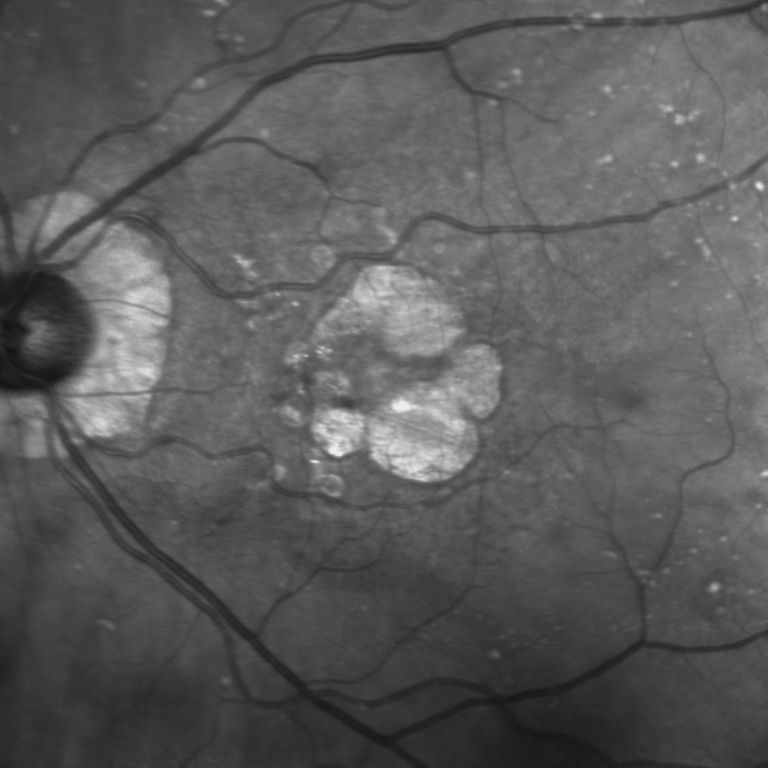
#> input picture data/156518/156518_20130304_fundus_0_L.png, 768 x 768 px; its folder holds 3 pictures in this run
$ python run_registration.py
#> lines starting #> are read from the running program, lines starting #| are printed output that depends on the picture
import numpy as np
from pathlib import Path
import os
import cv2
from skimage.registration import optical_flow_tvl1, optical_flow_ilk
from skimage.transform import warp
from skimage.color import rgb2gray
from tqdm import tqdm
from skimage.metrics import structural_similarity as ssim
from skimage.metrics import normalized_root_mse as nrmse

import argparse

parser = argparse.ArgumentParser(description='Script to handle command line arguments')
parser.add_argument('--registration_algo', type=str, default="optical_flow", help='Algorithm to use for registration')
args = parser.parse_args()

def retrieve_images(patient_id = '156518'):
    # Set the root directory for the patient data
#> called with patient_id = '156518'
    root_dir = Path(f'data/{patient_id}')

    # Get the list of image filenames for the left eye
    image_filenames = [f for f in os.listdir(root_dir) if 'L.png' in f]

    # Read the images into a list
    images = [cv2.imread(str(root_dir / f)) for f in image_filenames]
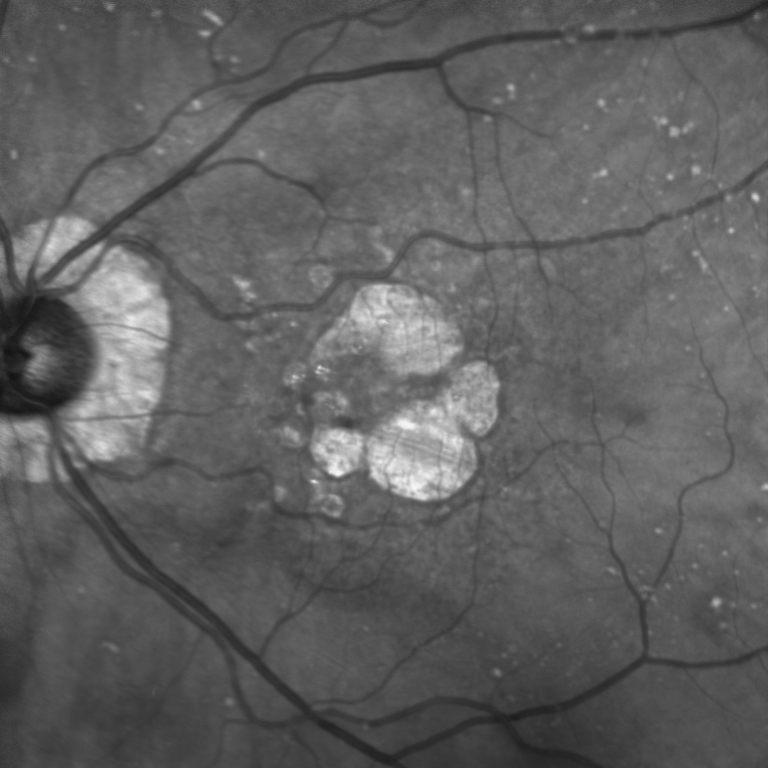
#> input picture data/156518/156518_20130304_fundus_4_L.png, 768 x 768 px
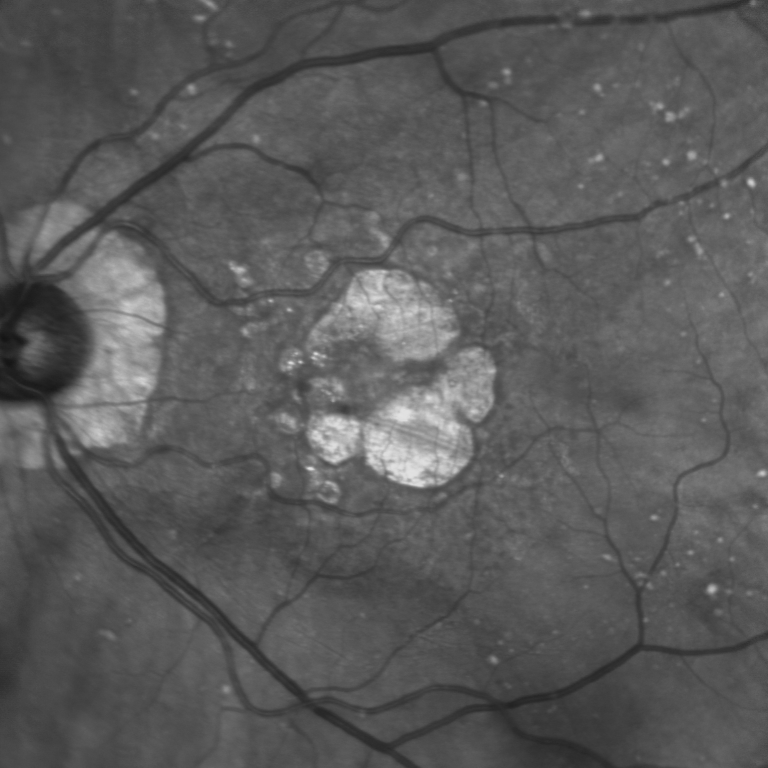
#> input picture data/156518/156518_20130312_fundus_2_L.png, 768 x 768 px
#> images = 3 items

    # Convert the images to grayscale
    gray_images = [rgb2gray(img) for img in images]
#> gray_images = 3 items

    # Register all images to the first image
    template = gray_images[0]

    # Remove invalid images
    final_images = [x for x in gray_images[1:] if x.shape == template.shape]
#> final_images = 2 items

    return final_images, template


class RegistrationAlgorithm:

    def __init__(self, registration_function):
        self.registration_function = registration_function
        self.final_images, self.template = retrieve_images()
#> self.final_images = 2 items
        self.registered_images = self.apply_registration()

    def apply_registration(self):
        # Do the registration process
        registered_images = []
        for i, img in enumerate(tqdm(self.final_images)):
            registered = self.registration_function(self.template, img)
            registered_images.append(registered)
#> this loop made 2 passes
#> pass 1, in optical_flow, `v, u = optical_flow_tvl1(template, img)`:
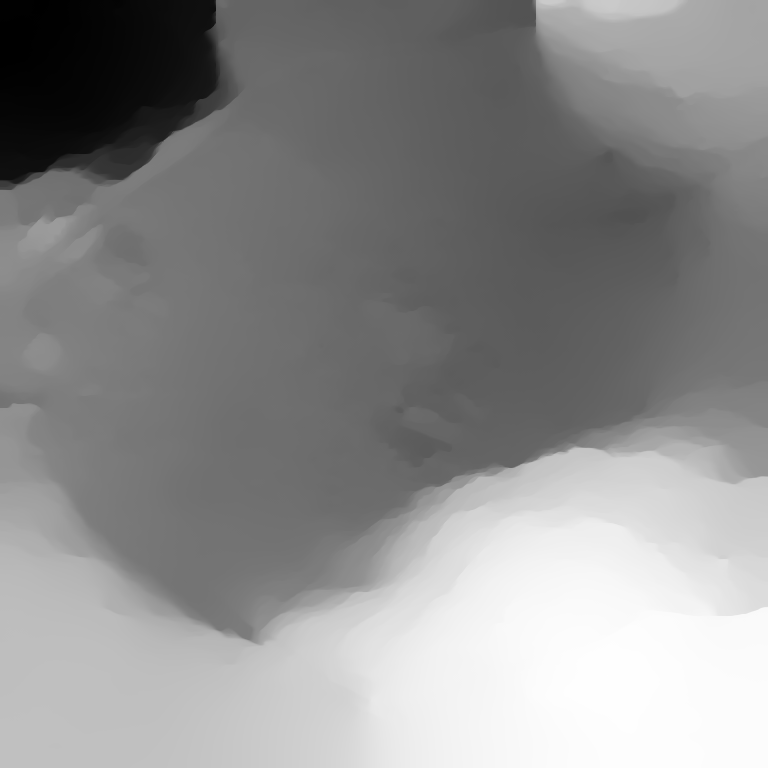
#> v: shape (768, 768) float32; min -2.68, max 50.9, mean 27; drawn with min black and max white
#> pass 1, in optical_flow, `v, u = optical_flow_tvl1(template, img)`:
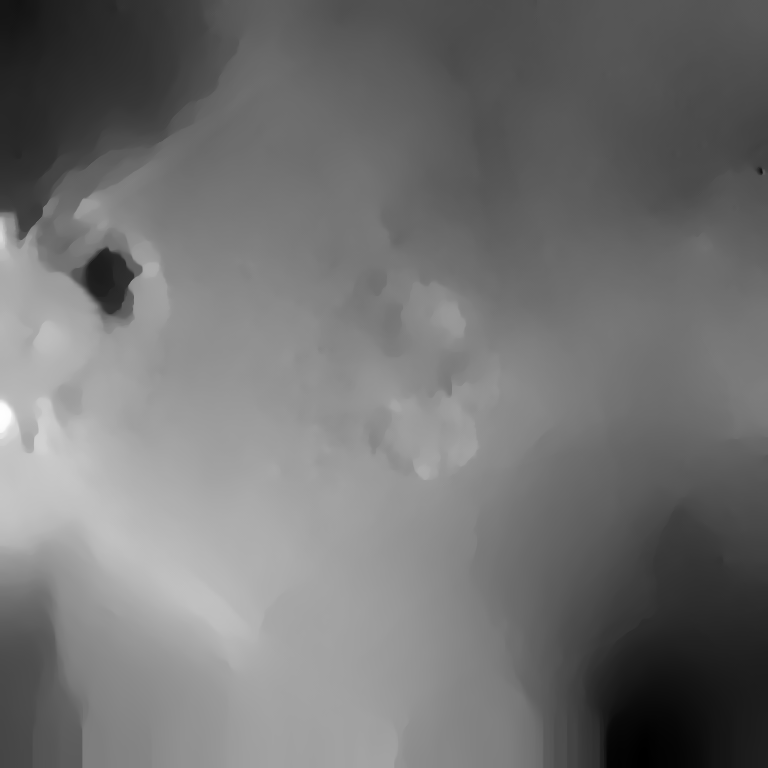
#> u: shape (768, 768) float32; min -10.82, max 6.43, mean -3.07; drawn with min black and max white
#> pass 1, in optical_flow, `registered = warp(img, np.array([row_coords + v, col_coords + u]), mod..`:
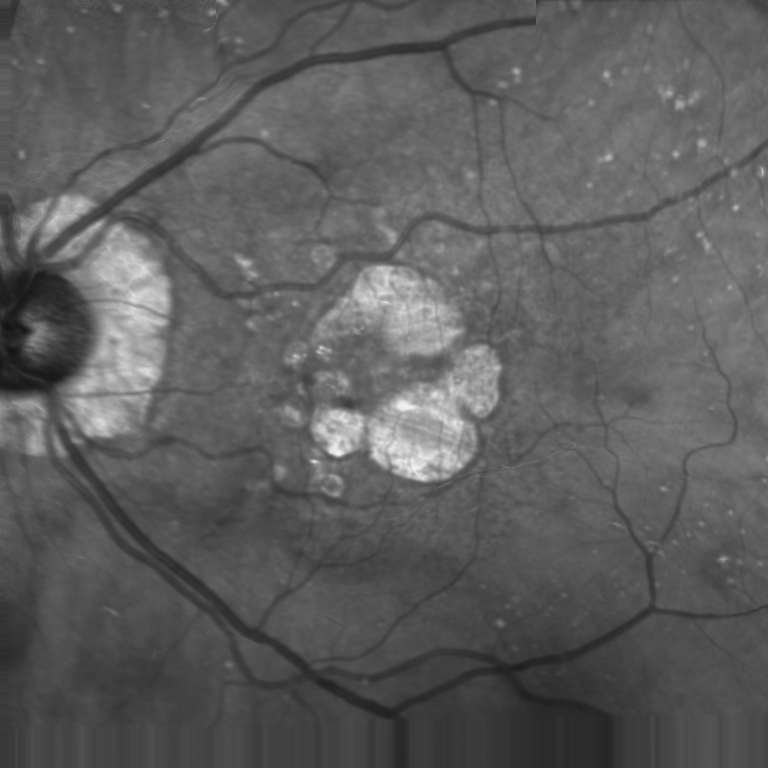
#> registered: shape (768, 768) float64; min 0.0705, max 0.961, mean 0.369
#> pass 2, in optical_flow (call 2), `v, u = optical_flow_tvl1(template, img)`:
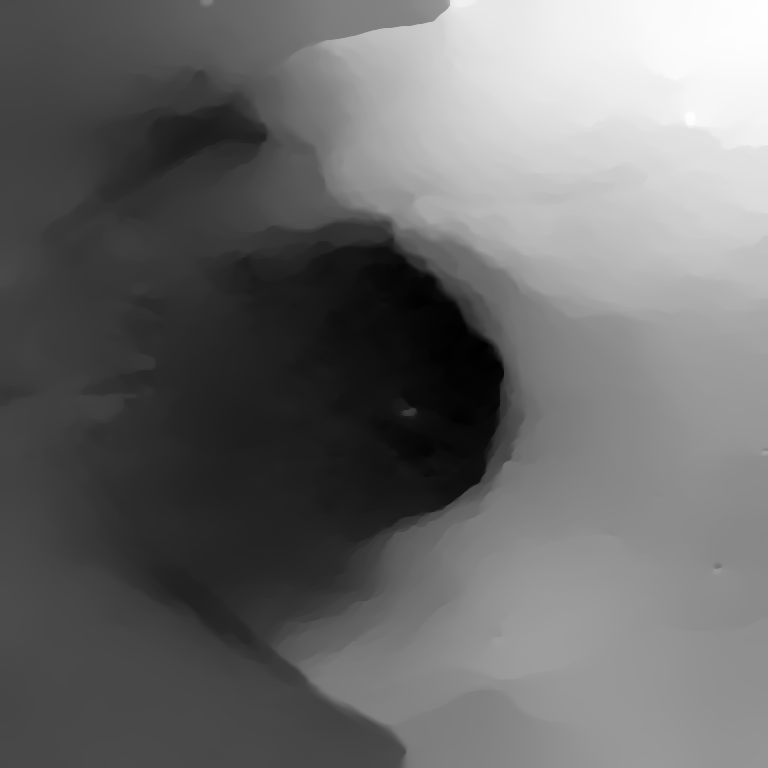
#> v: shape (768, 768) float32; min 3.18, max 35.77, mean 16.9; drawn with min black and max white
#> after the loop, registered_images = 2 items
        return registered_images

    def evaluate_registration(self):
        l1_losses = []
        ncc_values = []
        ssim_values = []

        for registered_img in self.registered_images:
            l1_loss = np.mean(np.abs(self.template - registered_img))
            l1_losses.append(l1_loss)

            ncc = np.corrcoef(self.template.ravel(), registered_img.ravel())[0,1]
            ncc_values.append(ncc)

            ssim_value = ssim(self.template, registered_img, data_range=registered_img.max() - registered_img.min())
            ssim_values.append(ssim_value)
#> this loop made 2 passes
#> (l1_loss, ncc, ssim_value) on passes 1 to 2: (0.0308, 0.939, 0.82), (0.0475, 0.85, 0.736)
#> after the loop, l1_losses = [0.0308, 0.0475]; ncc_values = [0.939, 0.85]; ssim_values = [0.82, 0.736]

        return l1_losses, ncc_values, ssim_values


### REGISTRATION ALGORITHMS ###
def optical_flow(template, img):
    # calculate the vector field for optical flow
    v, u = optical_flow_tvl1(template, img)
    # use the estimated optical flow for registration
    nr, nc = template.shape
    row_coords, col_coords = np.meshgrid(np.arange(nr), np.arange(nc),
                                         indexing='ij')
    registered = warp(img, np.array([row_coords + v, col_coords + u]), mode='edge')
    return registered

### MAPPINGS ###
algo_dict = {'optical_flow': optical_flow}


if __name__ == "__main__":
    opt = RegistrationAlgorithm(algo_dict[args.registration_algo])
    l1_losses, ncc_values, ssim_values = opt.evaluate_registration()
#> l1_losses = [0.0308, 0.0475]; ncc_values = [0.939, 0.85]; ssim_values = [0.82, 0.736]
    print("L1 losses:", f"{np.mean(l1_losses):.2f}")
#| L1 losses: 0.04
    print("Normalized cross-correlation values:", f"{np.mean(ncc_values):.2f}")
#| Normalized cross-correlation values: 0.89
    print("Structural similarity index values:", f"{np.mean(ssim_values):.2f}")
#| Structural similarity index values: 0.78
